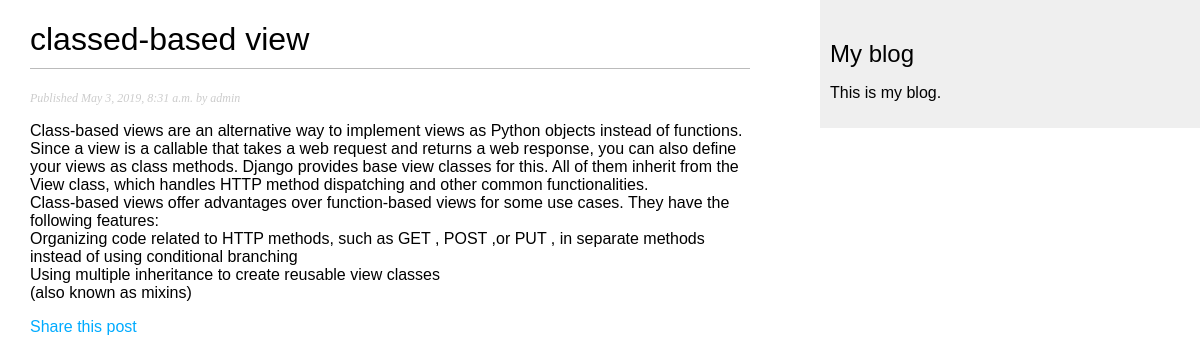
The page /blog/2019/5/3/classed-based-view/ on the database its author committed.
### blog/models.py (models this page shows, shortened)
class Post(models.Model):
    STATUS_CHOICES = (
        ('draft', 'Draft'),
        ('published', 'Published'),
    )
    title = models.CharField(max_length=250)
    slug = models.SlugField(max_length=250,
                            unique_for_date='publish')
    author = models.ForeignKey(User,
                               on_delete=models.CASCADE,
                               related_name='blog_posts')
    body = models.TextField()
    publish = models.DateTimeField(default=timezone.now)
    created = models.DateTimeField(auto_now_add=True)
    updated = models.DateTimeField(auto_now=True)
    status = models.CharField(max_length=10,
                              choices=STATUS_CHOICES,
                              default='draft')
    objects = models.Manager() # default manager
    published = PublishedManager() # our custom manager
    class Meta:
        ordering = ('-publish',)

### blog/views.py (the view)
def post_detail(request, year, month, day, post):
    post = get_object_or_404(Post, slug=post,
                             status='published',
                             publish__year=year,
                             publish__month=month,
                             publish__day=day)
    return render(request, 'blog/post/detail.html', {'post': post})

### blog/templates/blog/post/detail.html (shortened to what this page needs)
{% extends "blog/base.html" %}
{% block content %}
    <h1>{{ post.title }}</h1>
    <p class="date">
        Published {{ post.publish }} by {{ post.author }}
    </p>
    {{ post.body|linebreaks }}
    <p>
        <a href="{% url "blog:post_share" post.id %}">Share this post</a>
    </p>
{% endblock %}

### blog/static/css/blog.css (style rules this page uses)
body { margin:0; padding:0; font-family:helvetica, sans-serif; }
a { color:#00abff; text-decoration:none; }
h1 { font-weight:normal; border-bottom:1px solid #bbb; padding:0 0 10px 0; }
p.date { color:#ccc; font-family: georgia, serif; font-size: 12px; font-style: italic; }

### rows shown on the page
Post: title "classed-based view", publish "May 3, 2019, 8:31 a.m.", author "admin", body "Class-based views are an alternative way to implement views as Python objects instead of functions. Since a view is a callable that takes a web request and returns a web response, you can also define your views as class methods. Django provides base view classes for this. All of them inherit from the View class, which handles HTTP method dispatching and other common functionalities. Class-based views offer advantages over function-based views for some use cases. They have the following features: Organizing code related to HTTP methods, such as GET , POST ,or PUT , in separate methods instead of using conditional branching Using multiple inheritance to create reusable view classes (also…"
